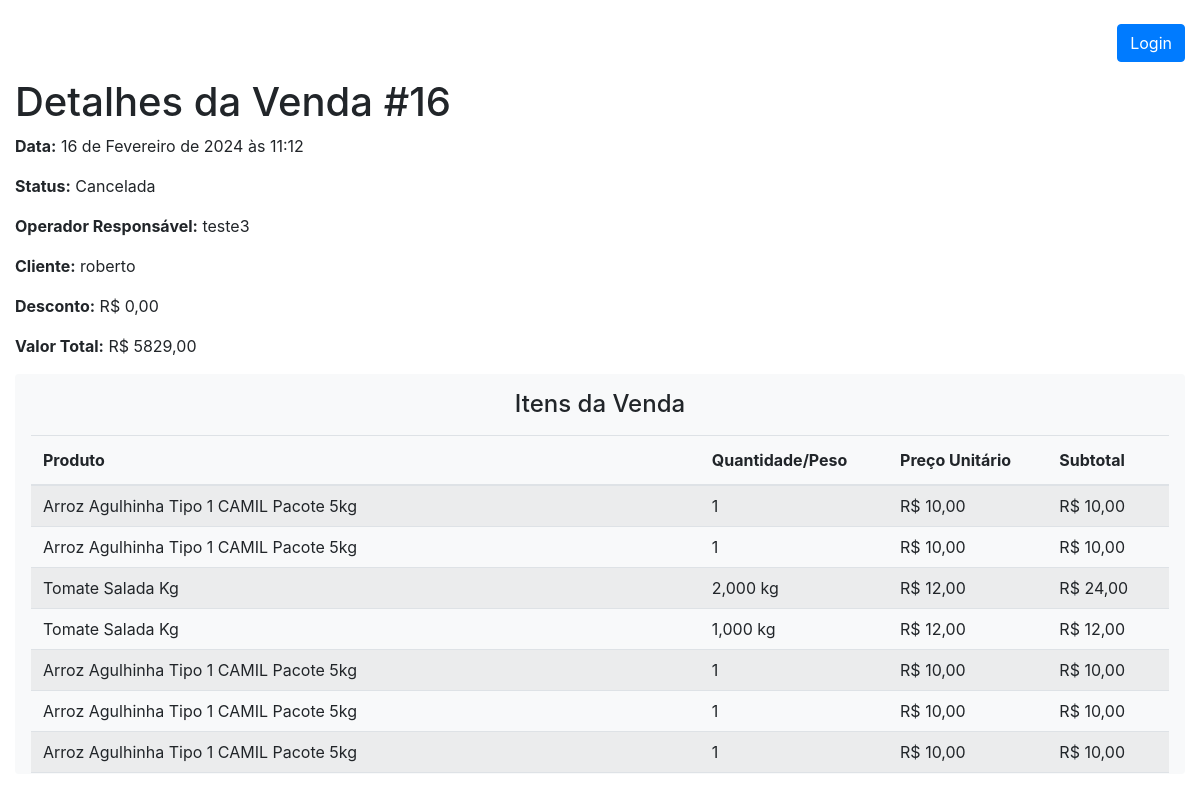
The page /pdvweb/detalhes_venda/16/ on the database its author committed.
### pdvweb/models.py (models this page shows, shortened)
class Venda(models.Model):
    STATUS_PENDENTE = 'pendente'
    STATUS_CONCLUIDA = 'concluida'
    STATUS_CANCELADA = 'cancelada'
    STATUS_CHOICES = [
        (STATUS_PENDENTE, 'Pendente'),
        (STATUS_CONCLUIDA, 'Concluída'),
        (STATUS_CANCELADA, 'Cancelada'),
    ]
    data = models.DateTimeField(auto_now_add=True)
    status = models.CharField(
        max_length=20, choices=STATUS_CHOICES, default=STATUS_PENDENTE)
    valor_total = models.DecimalField(
        max_digits=10, decimal_places=2, default=0.0)
    desconto = models.DecimalField(max_digits=5, decimal_places=2, default=0.0)
    operador = models.ForeignKey(
        'Operador', on_delete=models.SET_NULL, null=True)
    cliente = models.ForeignKey(
        'Cliente', on_delete=models.SET_NULL, null=True)

class Operador(models.Model):
    nome = models.CharField(max_length=255)
    email = models.EmailField()
    telefone = models.CharField(max_length=20, blank=True, null=True)
    usuarios = models.ManyToManyField(
        'CustomUser', related_name='operadores', blank=True)

class Cliente(models.Model):
    nome = models.CharField(max_length=255)
    email = models.EmailField()
    telefone = models.CharField(max_length=20, blank=True, null=True)
    cpf = models.CharField(max_length=14, unique=True,
                           default='000.000.000-00')

class ItemVenda(models.Model):
    venda = models.ForeignKey(Venda, on_delete=models.CASCADE)
    preco_unitario = models.DecimalField(
        max_digits=10, decimal_places=2, default=0.0)
    subtotal = models.DecimalField(
        max_digits=10, decimal_places=2, default=0.0)
    produto_por_quantidade = models.ForeignKey(
        ProdutoPorQuantidade, on_delete=models.CASCADE, null=True, blank=True)
    produto_por_peso = models.ForeignKey(
        ProdutoPorPeso, on_delete=models.CASCADE, null=True, blank=True)
    quantidade = models.PositiveIntegerField(
        validators=[MinValueValidator(1)], null=True, blank=True)
    peso_vendido = models.DecimalField(
        max_digits=10, decimal_places=3, default=0.0, null=True, blank=True)

class ProdutoBase(models.Model):
    codigo = models.CharField(max_length=10, unique=False, blank=True)
    nome = models.CharField(max_length=100, unique=True)
    descricao = models.TextField(blank=True, null=True)
    categoria = models.ForeignKey(
        Categoria, on_delete=models.SET_NULL, null=True, blank=True)
    class Meta:
        abstract = True

class ProdutoPorQuantidade(ProdutoBase):
    preco = models.DecimalField(
        max_digits=10, decimal_places=2, validators=[MinValueValidator(0)])
    estoque = models.PositiveIntegerField(default=0)
    data_criacao = models.DateTimeField(default=timezone.now)

class ProdutoPorPeso(ProdutoBase):
    preco_por_kilo = models.DecimalField(
        max_digits=10, decimal_places=2, validators=[MinValueValidator(0)])
    estoque_em_kilos = models.DecimalField(
        max_digits=10, decimal_places=3, default=0)

### pdvweb/views.py (the view)
# urls.py: path('detalhes_venda/<int:venda_id>/',
def detalhes_venda(request, venda_id):
    venda = get_object_or_404(Venda, pk=venda_id)
    itens_venda = venda.itemvenda_set.all()
    return render(request, 'pdvweb/detalhes_venda.html', {'venda': venda, 'itens_venda': itens_venda})

### pdvweb/templates/pdvweb/detalhes_venda.html
{% extends 'pdvweb/base.html' %}
{% block content %}
<h1>Detalhes da Venda #{{ venda.id }}</h1>
<p><strong>Data:</strong> {{ venda.data }}</p>
<p><strong>Status:</strong> {{ venda.get_status_display }}</p>
<p><strong>Operador Responsável:</strong> {% if venda.operador %}{{ venda.operador.nome }}{% else %}N/A{% endif %}</p>
<p><strong>Cliente:</strong> {% if venda.cliente %}{{ venda.cliente.nome }}{% else %}N/A{% endif %}</p>
<p><strong>Desconto:</strong> R$ {{ venda.desconto }}</p>
<p><strong>Valor Total:</strong> R$ {{ venda.valor_total }}</p>
<div id="itens-da-venda" class="mb-3 shadow p-3 bg-light rounded" style="max-height: 400px; overflow-y: auto;">
  {% if itens_venda %}
  <h4 class="mb-3 text-center">Itens da Venda</h4>
  <div class="table-responsive">
    <table class="table table-striped" style="width: 100%;">
      <thead>
        <tr>
          <th scope="col">Produto</th>
          <th scope="col">Quantidade/Peso</th>
          <th scope="col">Preço Unitário</th>
          <th scope="col">Subtotal</th>
        </tr>
      </thead>
      <tbody style="line-height: 1;">
        {% for item in itens_venda %}
        <tr>
          <td>
            {% if item.produto_por_quantidade %}
            {{ item.produto_por_quantidade.nome }}
            {% else %}
            {{ item.produto_por_peso.nome }}
            {% endif %}
          </td>
          <td>
            {% if item.quantidade %}
            {{ item.quantidade }}
            {% else %}
            {{ item.peso_vendido }} kg
            {% endif %}
          </td>
          <td>R$ {{ item.preco_unitario }}</td>
          <td>R$ {{ item.subtotal }}</td>
        </tr>
        {% endfor %}
      </tbody>
    </table>
  </div>
  {% else %}
  <p class="text-center"><strong>
      <h4 class="text-center">Essa venda não possui itens.</h4>
    </strong></p>
  {% endif %}
</div>
{% endblock %}

### rows shown on the page
Venda: id "16", data "16 de Fevereiro de 2024 às 11:12", status "Cancelada", operador.nome "teste3", cliente.nome "roberto", desconto "0,00", valor_total "5829,00"
ItemVenda: produto_por_quantidade.nome "Arroz Agulhinha Tipo 1 CAMIL Pacote 5kg", quantidade "1", preco_unitario "10,00", subtotal "10,00"
ItemVenda: produto_por_quantidade.nome "Arroz Agulhinha Tipo 1 CAMIL Pacote 5kg", quantidade "1", preco_unitario "10,00", subtotal "10,00"
ItemVenda: produto_por_peso.nome "Tomate Salada Kg", peso_vendido "2,000", preco_unitario "12,00", subtotal "24,00"
ItemVenda: produto_por_peso.nome "Tomate Salada Kg", peso_vendido "1,000", preco_unitario "12,00", subtotal "12,00"
ItemVenda: produto_por_quantidade.nome "Arroz Agulhinha Tipo 1 CAMIL Pacote 5kg", quantidade "1", preco_unitario "10,00", subtotal "10,00"
ItemVenda: produto_por_quantidade.nome "Arroz Agulhinha Tipo 1 CAMIL Pacote 5kg", quantidade "1", preco_unitario "10,00", subtotal "10,00"
ItemVenda: produto_por_quantidade.nome "Arroz Agulhinha Tipo 1 CAMIL Pacote 5kg", quantidade "1", preco_unitario "10,00", subtotal "10,00"
